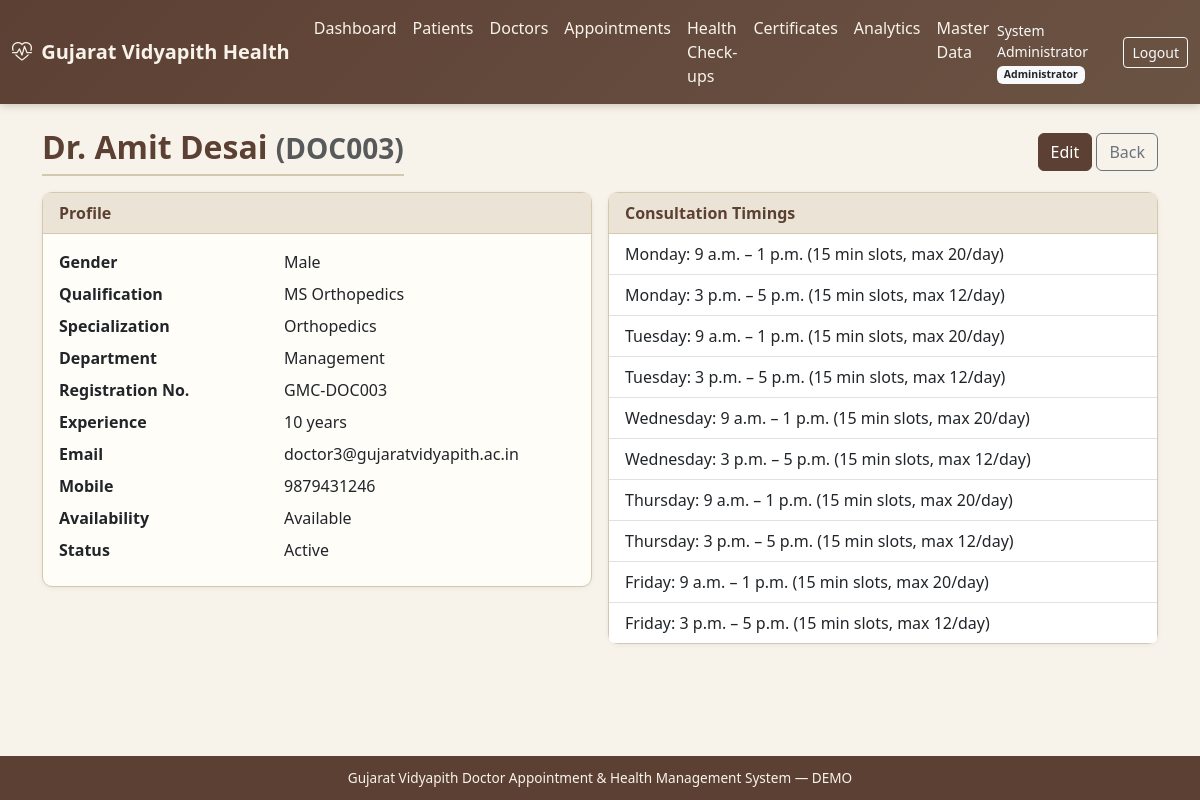
/masters/doctors/3/ (signed in), run on the app's committed database.
### accounts/models.py (models this page shows, shortened)
class User(AbstractUser):
    role = models.ForeignKey(
        Role, on_delete=models.SET_NULL, null=True, blank=True, related_name='users'
    )
    mobile = models.CharField(max_length=15, blank=True)
    gender = models.CharField(
        max_length=10,
        choices=[('Male', 'Male'), ('Female', 'Female'), ('Other', 'Other')],
        blank=True,
    )
    profile_photo = models.ImageField(upload_to='profiles/', blank=True, null=True)
    is_active_user = models.BooleanField(default=True)
    created_at = models.DateTimeField(auto_now_add=True)
    updated_at = models.DateTimeField(auto_now=True)
    class Meta:
        ordering = ['username']
    @property
    def role_code(self):
        return self.role.code if self.role else None

class Role(models.Model):
    ADMIN = 'admin'
    DOCTOR = 'doctor'
    STUDENT = 'student'
    STAFF = 'staff'
    STAFF_FAMILY = 'staff_family'
    HOD = 'hod'
    SUPER_ADMIN = 'super_admin'
    ROLE_CHOICES = [
        (ADMIN, 'Administrator'),
        (DOCTOR, 'Doctor'),
        (STUDENT, 'Student'),
        (STAFF, 'Staff'),
        (STAFF_FAMILY, 'Staff Family Member'),
        (HOD, 'HOD'),
        (SUPER_ADMIN, 'Super Administrator'),
    ]
    code = models.CharField(max_length=20, choices=ROLE_CHOICES, unique=True)
    name = models.CharField(max_length=50)
    description = models.TextField(blank=True)
    is_active = models.BooleanField(default=True)
    created_at = models.DateTimeField(auto_now_add=True)
    class Meta:
        ordering = ['name']

### doctors/models.py (models this page shows, shortened)
class Doctor(models.Model):
    doctor_id = models.CharField(max_length=30, unique=True)
    user = models.OneToOneField(
        settings.AUTH_USER_MODEL,
        on_delete=models.SET_NULL,
        null=True,
        blank=True,
        related_name='doctor_profile',
    )
    name = models.CharField(max_length=150)
    gender = models.CharField(
        max_length=10,
        choices=[('Male', 'Male'), ('Female', 'Female'), ('Other', 'Other')],
        blank=True,
    )
    qualification = models.CharField(max_length=200, blank=True)
    medical_system = models.ForeignKey(
        MedicalSystem, on_delete=models.SET_NULL, null=True, blank=True, related_name='doctors'
    )
    specialization = models.ForeignKey(
        Specialization, on_delete=models.SET_NULL, null=True, related_name='doctors'
    )
    department = models.ForeignKey(
        Department, on_delete=models.SET_NULL, null=True, blank=True, related_name='doctors'
    )
    registration_number = models.CharField(max_length=50, blank=True)
    email = models.EmailField(blank=True)
    mobile = models.CharField(max_length=15, blank=True)
    experience_years = models.PositiveSmallIntegerField(default=0)
    profile_photo = models.ImageField(upload_to='doctors/', blank=True, null=True)
    availability = models.CharField(
        max_length=20,
        choices=[('Available', 'Available'), ('Unavailable', 'Unavailable'), ('On Leave', 'On Leave')],
        default='Available',
    )
    status = models.CharField(
        max_length=20,
        choices=[('Active', 'Active'), ('Inactive', 'Inactive')],
        default='Active',
    )
    created_at = models.DateTimeField(auto_now_add=True)
    updated_at = models.DateTimeField(auto_now=True)
    class Meta:
        ordering = ['name']

class DoctorSchedule(models.Model):
    DAY_CHOICES = [
        (0, 'Monday'), (1, 'Tuesday'), (2, 'Wednesday'),
        (3, 'Thursday'), (4, 'Friday'), (5, 'Saturday'), (6, 'Sunday'),
    ]
    doctor = models.ForeignKey(Doctor, on_delete=models.CASCADE, related_name='schedules')
    day_of_week = models.PositiveSmallIntegerField(choices=DAY_CHOICES)
    start_time = models.TimeField()
    end_time = models.TimeField()
    slot_duration_minutes = models.PositiveSmallIntegerField(default=15)
    max_patients_per_day = models.PositiveSmallIntegerField(default=30)
    break_start = models.TimeField(null=True, blank=True)
    break_end = models.TimeField(null=True, blank=True)
    is_active = models.BooleanField(default=True)
    class Meta:
        unique_together = ('doctor', 'day_of_week', 'start_time')
        ordering = ['doctor', 'day_of_week', 'start_time']

### masters/models.py (models this page shows, shortened)
class Specialization(models.Model):
    name = models.CharField(max_length=100, unique=True)
    code = models.CharField(max_length=20, unique=True, blank=True)
    description = models.TextField(blank=True)
    status = models.CharField(
        max_length=20,
        choices=[('Active', 'Active'), ('Inactive', 'Inactive')],
        default='Active',
    )
    class Meta:
        ordering = ['name']

class Department(models.Model):
    department_code = models.CharField(max_length=20, unique=True)
    name = models.CharField(max_length=150)
    email = models.EmailField(blank=True)
    status = models.CharField(
        max_length=20,
        choices=[('Active', 'Active'), ('Inactive', 'Inactive')],
        default='Active',
    )
    created_at = models.DateTimeField(auto_now_add=True)
    updated_at = models.DateTimeField(auto_now=True)
    class Meta:
        ordering = ['name']

### masters/views.py (the view)
# urls.py: path('doctors/<int:pk>/', views.doctor_detail, name='doctor_detail'),
@admin_required
def doctor_detail(request, pk):
    doctor = get_object_or_404(
        Doctor.objects.select_related('specialization', 'department'), pk=pk
    )
    schedules = doctor.schedules.filter(is_active=True).order_by('day_of_week', 'start_time')
    return render(request, 'masters/doctor_detail.html', {'doctor': doctor, 'schedules': schedules})

### accounts/permissions.py (called while the page is built, shortened)
def role_required(*role_codes):
    def decorator(view_func):
        @login_required
        @wraps(view_func)
        def _wrapped(request, *args, **kwargs):
            user = request.user
            if user.is_superuser:
                return view_func(request, *args, **kwargs)
        return _wrapped
    return decorator

### templates/masters/doctor_detail.html (shortened to what this page needs)
{% extends "base.html" %}
{% block content %}
<div class="container">
  <div class="d-flex justify-content-between align-items-center mb-3">
    <h2 class="page-title mb-0">Dr. {{ doctor.name }} <small class="text-muted">({{ doctor.doctor_id }})</small></h2>
    <div>
      <a href="{% url 'masters:doctor_edit' doctor.pk %}" class="btn btn-gv">Edit</a>
      <a href="{% url 'masters:doctor_list' %}" class="btn btn-outline-secondary">Back</a>
    </div>
  </div>
  <div class="row g-3">
    <div class="col-md-6">
      <div class="card card-gv"><div class="card-header">Profile</div><div class="card-body">
        <dl class="row mb-0">
          <dt class="col-sm-5">Gender</dt><dd class="col-sm-7">{{ doctor.gender|default:"—" }}</dd>
          <dt class="col-sm-5">Qualification</dt><dd class="col-sm-7">{{ doctor.qualification|default:"—" }}</dd>
          <dt class="col-sm-5">Specialization</dt><dd class="col-sm-7">{{ doctor.specialization.name|default:"—" }}</dd>
          <dt class="col-sm-5">Department</dt><dd class="col-sm-7">{{ doctor.department.name|default:"—" }}</dd>
          <dt class="col-sm-5">Registration No.</dt><dd class="col-sm-7">{{ doctor.registration_number|default:"—" }}</dd>
          <dt class="col-sm-5">Experience</dt><dd class="col-sm-7">{{ doctor.experience_years }} years</dd>
          <dt class="col-sm-5">Email</dt><dd class="col-sm-7">{{ doctor.email|default:"—" }}</dd>
          <dt class="col-sm-5">Mobile</dt><dd class="col-sm-7">{{ doctor.mobile|default:"—" }}</dd>
          <dt class="col-sm-5">Availability</dt><dd class="col-sm-7">{{ doctor.availability }}</dd>
          <dt class="col-sm-5">Status</dt><dd class="col-sm-7">{{ doctor.status }}</dd>
        </dl>
      </div></div>
    </div>
    <div class="col-md-6">
      <div class="card card-gv"><div class="card-header">Consultation Timings</div>
        <ul class="list-group list-group-flush">
          {% for s in schedules %}
          <li class="list-group-item">{{ s.get_day_of_week_display }}: {{ s.start_time }} – {{ s.end_time }} ({{ s.slot_duration_minutes }} min slots, max {{ s.max_patients_per_day }}/day)</li>
          {% empty %}<li class="list-group-item text-muted">No active schedule</li>{% endfor %}
        </ul>
      </div>
    </div>
  </div>
</div>
{% endblock %}

### templates/base.html (shortened to what this page needs)
{% load static %}
<!DOCTYPE html>
<html lang="en">
<head>
  <link href="https://cdn.jsdelivr.net/npm/bootstrap@5.3.3/dist/css/bootstrap.min.css" rel="stylesheet">
  <link href="https://cdn.jsdelivr.net/npm/bootstrap-icons@1.11.3/font/bootstrap-icons.min.css" rel="stylesheet">
  <link href="{% static 'css/gv-theme.css' %}" rel="stylesheet">
</head>
<body class="d-flex flex-column">
{% if user.is_authenticated %}
<nav class="navbar navbar-expand-lg navbar-gv">
  <div class="container-fluid">
    <a class="navbar-brand fw-semibold" href="{% url 'accounts:dashboard' %}">
      <i class="bi bi-heart-pulse me-1"></i> Gujarat Vidyapith Health
    </a>
    <div class="collapse navbar-collapse" id="navMain">
      <ul class="navbar-nav me-auto">
        <li class="nav-item"><a class="nav-link" href="{% url 'accounts:dashboard' %}">Dashboard</a></li>
        {% if user.is_superuser or user.role_code == 'admin' or user.role_code == 'super_admin' or user.role_code == 'doctor' %}
        <li class="nav-item"><a class="nav-link" href="{% url 'patients:index' %}">Patients</a></li>
        {% endif %}
        <li class="nav-item"><a class="nav-link" href="{% url 'doctors:index' %}">Doctors</a></li>
        <li class="nav-item"><a class="nav-link" href="{% url 'appointments:index' %}">Appointments</a></li>
        <li class="nav-item"><a class="nav-link" href="{% url 'health_records:index' %}">Health Check-ups</a></li>
        <li class="nav-item"><a class="nav-link" href="{% url 'certificates:index' %}">Certificates</a></li>
        <li class="nav-item"><a class="nav-link" href="{% url 'analytics:index' %}">Analytics</a></li>
        {% if user.is_superuser or user.role_code == 'admin' or user.role_code == 'super_admin' %}
        <li class="nav-item"><a class="nav-link" href="{% url 'masters:index' %}">Master Data</a></li>
        {% endif %}
      </ul>
      <span class="navbar-text text-light me-3 small">
        {{ user.get_full_name|default:user.username }}
        {% if user.role %}<span class="badge bg-light text-dark">{{ user.role.name }}</span>{% endif %}
      </span>
      <a class="btn btn-sm btn-outline-light" href="{% url 'accounts:logout' %}">Logout</a>
    </div>
  </div>
</nav>
{% endif %}
<main class="container-fluid py-4 flex-grow-1">
  {% block content %}{% endblock %}
</main>
<footer class="footer-gv text-center">
  <div class="container">
    Gujarat Vidyapith Doctor Appointment &amp; Health Management System &mdash; DEMO
  </div>
</footer>
</body>
</html>

### static/css/gv-theme.css (style rules this page uses)
:root { --gv-cream: #f7f3eb; --gv-cream-dark: #ebe4d6; --gv-brown: #5c4033; --gv-brown-light: #8b6914; --gv-earth: #6b5344; --gv-muted: #a0896e; --gv-accent: #3d5a40; --gv-text: #2c2416; --gv-border: #d4c8b0; --gv-card: #fffdf8; --gv-success: #4a7c59; --gv-warning: #c4a35a; --gv-danger: #a65d57; }
body { background-color: var(--gv-cream); color: var(--gv-text); font-family: 'Segoe UI', system-ui, -apple-system, sans-serif; min-height: 100vh; }
.navbar-gv { background: linear-gradient(135deg, var(--gv-brown) 0%, var(--gv-earth) 100%); box-shadow: 0 2px 8px rgba(92, 64, 51, 0.25); }
.navbar-gv .navbar-brand, .navbar-gv .nav-link { color: var(--gv-cream) !important; }
.card-gv { background: var(--gv-card); border: 1px solid var(--gv-border); border-radius: 10px; box-shadow: 0 1px 4px rgba(92, 64, 51, 0.08); }
.card-gv .card-header { background: var(--gv-cream-dark); border-bottom: 1px solid var(--gv-border); color: var(--gv-brown); font-weight: 600; }
.btn-gv { background: var(--gv-brown); border-color: var(--gv-brown); color: #fff; }
.page-title { color: var(--gv-brown); font-weight: 600; border-bottom: 2px solid var(--gv-border); padding-bottom: 0.5rem; margin-bottom: 1.25rem; }
.footer-gv { background: var(--gv-brown); color: var(--gv-cream); font-size: 0.85rem; padding: 0.75rem 0; margin-top: auto; }

### data on the page
User: get_full_name "System Administrator", role.name "Administrator"
Doctor: name "Amit Desai", doctor_id "DOC003", gender "Male", qualification "MS Orthopedics", specialization.name "Orthopedics", department.name "Management", registration_number "GMC-DOC003", experience_years "10", email "doctor3@gujaratvidyapith.ac.in", mobile "9879431246", availability "Available", status "Active"
DoctorSchedule: day_of_week "Monday", start_time "9 a.m.", end_time "1 p.m.", slot_duration_minutes "15", max_patients_per_day "20"
DoctorSchedule: day_of_week "Monday", start_time "3 p.m.", end_time "5 p.m.", slot_duration_minutes "15", max_patients_per_day "12"
DoctorSchedule: day_of_week "Tuesday", start_time "9 a.m.", end_time "1 p.m.", slot_duration_minutes "15", max_patients_per_day "20"
DoctorSchedule: day_of_week "Tuesday", start_time "3 p.m.", end_time "5 p.m.", slot_duration_minutes "15", max_patients_per_day "12"
DoctorSchedule: day_of_week "Wednesday", start_time "9 a.m.", end_time "1 p.m.", slot_duration_minutes "15", max_patients_per_day "20"
DoctorSchedule: day_of_week "Wednesday", start_time "3 p.m.", end_time "5 p.m.", slot_duration_minutes "15", max_patients_per_day "12"
DoctorSchedule: day_of_week "Thursday", start_time "9 a.m.", end_time "1 p.m.", slot_duration_minutes "15", max_patients_per_day "20"
DoctorSchedule: day_of_week "Thursday", start_time "3 p.m.", end_time "5 p.m.", slot_duration_minutes "15", max_patients_per_day "12"
DoctorSchedule: day_of_week "Friday", start_time "9 a.m.", end_time "1 p.m.", slot_duration_minutes "15", max_patients_per_day "20"
DoctorSchedule: day_of_week "Friday", start_time "3 p.m.", end_time "5 p.m.", slot_duration_minutes "15", max_patients_per_day "12"
